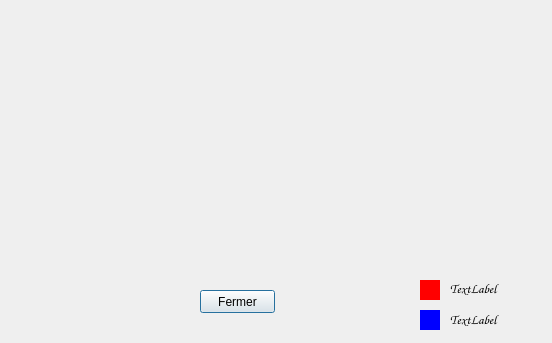
<?xml version="1.0" encoding="UTF-8"?>
<ui version="4.0">
 <class>stati</class>
 <widget class="QDialog" name="stati">
  <property name="geometry">
   <rect>
    <x>0</x>
    <y>0</y>
    <width>552</width>
    <height>343</height>
   </rect>
  </property>
  <property name="windowTitle">
   <string>Dialog</string>
  </property>
  <widget class="QLabel" name="label_2">
   <property name="geometry">
    <rect>
     <x>450</x>
     <y>280</y>
     <width>91</width>
     <height>16</height>
    </rect>
   </property>
   <property name="font">
    <font>
     <family>Comic Sans MS</family>
     <pointsize>10</pointsize>
    </font>
   </property>
   <property name="text">
    <string>TextLabel</string>
   </property>
  </widget>
  <widget class="QLabel" name="label_3">
   <property name="geometry">
    <rect>
     <x>450</x>
     <y>311</y>
     <width>61</width>
     <height>16</height>
    </rect>
   </property>
   <property name="font">
    <font>
     <family>Comic Sans MS</family>
     <pointsize>10</pointsize>
    </font>
   </property>
   <property name="text">
    <string>TextLabel</string>
   </property>
  </widget>
  <widget class="QWidget" name="widget" native="true">
   <property name="geometry">
    <rect>
     <x>420</x>
     <y>310</y>
     <width>20</width>
     <height>20</height>
    </rect>
   </property>
   <property name="palette">
    <palette>
     <active>
      <colorrole role="WindowText">
       <brush brushstyle="SolidPattern">
        <color alpha="255">
         <red>0</red>
         <green>0</green>
         <blue>0</blue>
        </color>
       </brush>
      </colorrole>
      <colorrole role="Button">
       <brush brushstyle="SolidPattern">
        <color alpha="255">
         <red>255</red>
         <green>255</green>
         <blue>255</blue>
        </color>
       </brush>
      </colorrole>
      <colorrole role="Light">
       <brush brushstyle="SolidPattern">
        <color alpha="255">
         <red>255</red>
         <green>255</green>
         <blue>255</blue>
        </color>
       </brush>
      </colorrole>
      <colorrole role="Midlight">
       <brush brushstyle="SolidPattern">
        <color alpha="255">
         <red>255</red>
         <green>255</green>
         <blue>255</blue>
        </color>
       </brush>
      </colorrole>
      <colorrole role="Dark">
       <brush brushstyle="SolidPattern">
        <color alpha="255">
         <red>127</red>
         <green>127</green>
         <blue>127</blue>
        </color>
       </brush>
      </colorrole>
      <colorrole role="Mid">
       <brush brushstyle="SolidPattern">
        <color alpha="255">
         <red>170</red>
         <green>170</green>
         <blue>170</blue>
        </color>
       </brush>
      </colorrole>
      <colorrole role="Text">
       <brush brushstyle="SolidPattern">
        <color alpha="255">
         <red>0</red>
         <green>0</green>
         <blue>0</blue>
        </color>
       </brush>
      </colorrole>
      <colorrole role="BrightText">
       <brush brushstyle="SolidPattern">
        <color alpha="255">
         <red>255</red>
         <green>255</green>
         <blue>255</blue>
        </color>
       </brush>
      </colorrole>
      <colorrole role="ButtonText">
       <brush brushstyle="SolidPattern">
        <color alpha="255">
         <red>0</red>
         <green>0</green>
         <blue>0</blue>
        </color>
       </brush>
      </colorrole>
      <colorrole role="Base">
       <brush brushstyle="SolidPattern">
        <color alpha="255">
         <red>255</red>
         <green>255</green>
         <blue>255</blue>
        </color>
       </brush>
      </colorrole>
      <colorrole role="Window">
       <brush brushstyle="SolidPattern">
        <color alpha="255">
         <red>255</red>
         <green>255</green>
         <blue>255</blue>
        </color>
       </brush>
      </colorrole>
      <colorrole role="Shadow">
       <brush brushstyle="SolidPattern">
        <color alpha="255">
         <red>0</red>
         <green>0</green>
         <blue>0</blue>
        </color>
       </brush>
      </colorrole>
      <colorrole role="Link">
       <brush brushstyle="SolidPattern">
        <color alpha="255">
         <red>255</red>
         <green>0</green>
         <blue>0</blue>
        </color>
       </brush>
      </colorrole>
      <colorrole role="AlternateBase">
       <brush brushstyle="SolidPattern">
        <color alpha="255">
         <red>255</red>
         <green>255</green>
         <blue>255</blue>
        </color>
       </brush>
      </colorrole>
      <colorrole role="ToolTipBase">
       <brush brushstyle="SolidPattern">
        <color alpha="255">
         <red>255</red>
         <green>255</green>
         <blue>220</blue>
        </color>
       </brush>
      </colorrole>
      <colorrole role="ToolTipText">
       <brush brushstyle="SolidPattern">
        <color alpha="255">
         <red>0</red>
         <green>0</green>
         <blue>0</blue>
        </color>
       </brush>
      </colorrole>
      <colorrole role="PlaceholderText">
       <brush brushstyle="SolidPattern">
        <color alpha="128">
         <red>0</red>
         <green>0</green>
         <blue>0</blue>
        </color>
       </brush>
      </colorrole>
     </active>
     <inactive>
      <colorrole role="WindowText">
       <brush brushstyle="SolidPattern">
        <color alpha="255">
         <red>0</red>
         <green>0</green>
         <blue>0</blue>
        </color>
       </brush>
      </colorrole>
      <colorrole role="Button">
       <brush brushstyle="SolidPattern">
        <color alpha="255">
         <red>255</red>
         <green>255</green>
         <blue>255</blue>
        </color>
       </brush>
      </colorrole>
      <colorrole role="Light">
       <brush brushstyle="SolidPattern">
        <color alpha="255">
         <red>255</red>
         <green>255</green>
         <blue>255</blue>
        </color>
       </brush>
      </colorrole>
      <colorrole role="Midlight">
       <brush brushstyle="SolidPattern">
        <color alpha="255">
         <red>255</red>
         <green>255</green>
         <blue>255</blue>
        </color>
       </brush>
      </colorrole>
      <colorrole role="Dark">
       <brush brushstyle="SolidPattern">
        <color alpha="255">
         <red>127</red>
         <green>127</green>
         <blue>127</blue>
        </color>
       </brush>
      </colorrole>
      <colorrole role="Mid">
       <brush brushstyle="SolidPattern">
        <color alpha="255">
         <red>170</red>
         <green>170</green>
         <blue>170</blue>
        </color>
       </brush>
      </colorrole>
      <colorrole role="Text">
       <brush brushstyle="SolidPattern">
        <color alpha="255">
         <red>0</red>
         <green>0</green>
         <blue>0</blue>
        </color>
       </brush>
      </colorrole>
      <colorrole role="BrightText">
       <brush brushstyle="SolidPattern">
        <color alpha="255">
         <red>255</red>
         <green>255</green>
         <blue>255</blue>
        </color>
       </brush>
      </colorrole>
      <colorrole role="ButtonText">
       <brush brushstyle="SolidPattern">
        <color alpha="255">
         <red>0</red>
         <green>0</green>
         <blue>0</blue>
        </color>
       </brush>
      </colorrole>
      <colorrole role="Base">
       <brush brushstyle="SolidPattern">
        <color alpha="255">
         <red>255</red>
         <green>255</green>
         <blue>255</blue>
        </color>
       </brush>
      </colorrole>
      <colorrole role="Window">
       <brush brushstyle="SolidPattern">
        <color alpha="255">
         <red>255</red>
         <green>255</green>
         <blue>255</blue>
        </color>
       </brush>
      </colorrole>
      <colorrole role="Shadow">
       <brush brushstyle="SolidPattern">
        <color alpha="255">
         <red>0</red>
         <green>0</green>
         <blue>0</blue>
        </color>
       </brush>
      </colorrole>
      <colorrole role="Link">
       <brush brushstyle="SolidPattern">
        <color alpha="255">
         <red>255</red>
         <green>0</green>
         <blue>0</blue>
        </color>
       </brush>
      </colorrole>
      <colorrole role="AlternateBase">
       <brush brushstyle="SolidPattern">
        <color alpha="255">
         <red>255</red>
         <green>255</green>
         <blue>255</blue>
        </color>
       </brush>
      </colorrole>
      <colorrole role="ToolTipBase">
       <brush brushstyle="SolidPattern">
        <color alpha="255">
         <red>255</red>
         <green>255</green>
         <blue>220</blue>
        </color>
       </brush>
      </colorrole>
      <colorrole role="ToolTipText">
       <brush brushstyle="SolidPattern">
        <color alpha="255">
         <red>0</red>
         <green>0</green>
         <blue>0</blue>
        </color>
       </brush>
      </colorrole>
      <colorrole role="PlaceholderText">
       <brush brushstyle="SolidPattern">
        <color alpha="128">
         <red>0</red>
         <green>0</green>
         <blue>0</blue>
        </color>
       </brush>
      </colorrole>
     </inactive>
     <disabled>
      <colorrole role="WindowText">
       <brush brushstyle="SolidPattern">
        <color alpha="255">
         <red>127</red>
         <green>127</green>
         <blue>127</blue>
        </color>
       </brush>
      </colorrole>
      <colorrole role="Button">
       <brush brushstyle="SolidPattern">
        <color alpha="255">
         <red>255</red>
         <green>255</green>
         <blue>255</blue>
        </color>
       </brush>
      </colorrole>
      <colorrole role="Light">
       <brush brushstyle="SolidPattern">
        <color alpha="255">
         <red>255</red>
         <green>255</green>
         <blue>255</blue>
        </color>
       </brush>
      </colorrole>
      <colorrole role="Midlight">
       <brush brushstyle="SolidPattern">
        <color alpha="255">
         <red>255</red>
         <green>255</green>
         <blue>255</blue>
        </color>
       </brush>
      </colorrole>
      <colorrole role="Dark">
       <brush brushstyle="SolidPattern">
        <color alpha="255">
         <red>127</red>
         <green>127</green>
         <blue>127</blue>
        </color>
       </brush>
      </colorrole>
      <colorrole role="Mid">
       <brush brushstyle="SolidPattern">
        <color alpha="255">
         <red>170</red>
         <green>170</green>
         <blue>170</blue>
        </color>
       </brush>
      </colorrole>
      <colorrole role="Text">
       <brush brushstyle="SolidPattern">
        <color alpha="255">
         <red>127</red>
         <green>127</green>
         <blue>127</blue>
        </color>
       </brush>
      </colorrole>
      <colorrole role="BrightText">
       <brush brushstyle="SolidPattern">
        <color alpha="255">
         <red>255</red>
         <green>255</green>
         <blue>255</blue>
        </color>
       </brush>
      </colorrole>
      <colorrole role="ButtonText">
       <brush brushstyle="SolidPattern">
        <color alpha="255">
         <red>127</red>
         <green>127</green>
         <blue>127</blue>
        </color>
       </brush>
      </colorrole>
      <colorrole role="Base">
       <brush brushstyle="SolidPattern">
        <color alpha="255">
         <red>255</red>
         <green>255</green>
         <blue>255</blue>
        </color>
       </brush>
      </colorrole>
      <colorrole role="Window">
       <brush brushstyle="SolidPattern">
        <color alpha="255">
         <red>255</red>
         <green>255</green>
         <blue>255</blue>
        </color>
       </brush>
      </colorrole>
      <colorrole role="Shadow">
       <brush brushstyle="SolidPattern">
        <color alpha="255">
         <red>0</red>
         <green>0</green>
         <blue>0</blue>
        </color>
       </brush>
      </colorrole>
      <colorrole role="Link">
       <brush brushstyle="SolidPattern">
        <color alpha="255">
         <red>255</red>
         <green>0</green>
         <blue>0</blue>
        </color>
       </brush>
      </colorrole>
      <colorrole role="AlternateBase">
       <brush brushstyle="SolidPattern">
        <color alpha="255">
         <red>255</red>
         <green>255</green>
         <blue>255</blue>
        </color>
       </brush>
      </colorrole>
      <colorrole role="ToolTipBase">
       <brush brushstyle="SolidPattern">
        <color alpha="255">
         <red>255</red>
         <green>255</green>
         <blue>220</blue>
        </color>
       </brush>
      </colorrole>
      <colorrole role="ToolTipText">
       <brush brushstyle="SolidPattern">
        <color alpha="255">
         <red>0</red>
         <green>0</green>
         <blue>0</blue>
        </color>
       </brush>
      </colorrole>
      <colorrole role="PlaceholderText">
       <brush brushstyle="SolidPattern">
        <color alpha="128">
         <red>0</red>
         <green>0</green>
         <blue>0</blue>
        </color>
       </brush>
      </colorrole>
     </disabled>
    </palette>
   </property>
   <property name="styleSheet">
    <string notr="true">
background-color: rgb(0, 0, 255);</string>
   </property>
  </widget>
  <widget class="QWidget" name="widget_6" native="true">
   <property name="geometry">
    <rect>
     <x>420</x>
     <y>280</y>
     <width>20</width>
     <height>20</height>
    </rect>
   </property>
   <property name="styleSheet">
    <string notr="true">background-color: red;</string>
   </property>
  </widget>
  <widget class="QPushButton" name="pushButton">
   <property name="geometry">
    <rect>
     <x>200</x>
     <y>290</y>
     <width>75</width>
     <height>23</height>
    </rect>
   </property>
   <property name="text">
    <string>Fermer</string>
   </property>
  </widget>
 </widget>
 <resources/>
 <connections/>
</ui>
